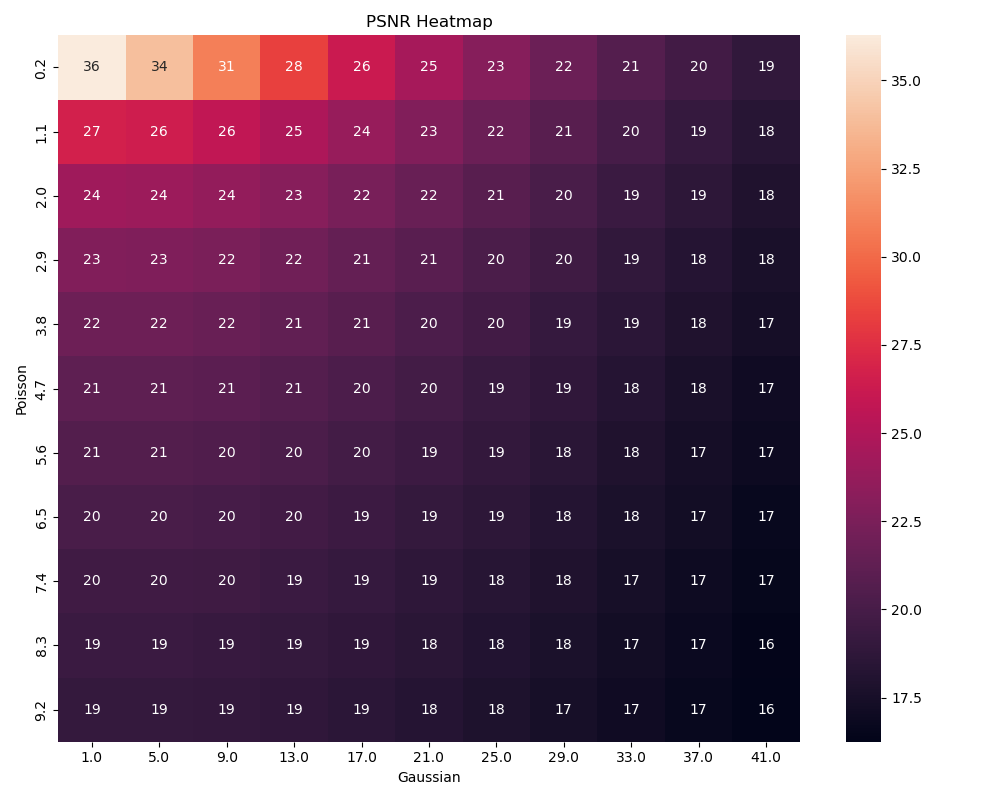
#> input picture Masters Thesis/figs/ch4figs/metric_analysis/raw_samples/noise/PSNR_CCCP_1C=1.png, 1000 x 800 px
$ python -i AutoHysteresis.py   (imports and definitions only)
#> lines starting #> are read from the running program, lines starting #| are printed output that depends on the picture
### knee_locator.py
import numpy as np
from scipy import interpolate
from scipy.signal import argrelextrema
import warnings
from typing import Tuple, Optional, Iterable

VALID_CURVE = ["convex", "concave"]
VALID_DIRECTION = ["increasing", "decreasing"]
#This file is merely a copy of the knee_locator file from https://github.com/arvkevi/kneed/blob/master/kneed/knee_locator.py
#This is copied as conda was being difficult with installing the package and this is merely to test if this package is viable as an option

class KneeLocator(object):
    """
    Once instantiated, this class attempts to find the point of maximum
    curvature on a line. The knee is accessible via the `.knee` attribute.
    :param x: x values.
    :type x: array-like
    :param y: y values.
    :type y: array-like
    :param S: Sensitivity, original paper suggests default of 1.0
    :type S: float
    :param curve: If 'concave', algorithm will detect knees. If 'convex', it
        will detect elbows.
    :type curve: str
    :param direction: one of {"increasing", "decreasing"}
    :type direction: str
    :param interp_method: one of {"interp1d", "polynomial"}
    :type interp_method: str
    :param online: kneed will correct old knee points if True, will return first knee if False
    :type online: bool
    :param polynomial_degree: The degree of the fitting polynomial. Only used when interp_method="polynomial". This argument is passed to numpy polyfit `deg` parameter.
    :type polynomial_degree: int
    """

    def __init__(
        self,
        x: Iterable[float],
        y: Iterable[float],
        S: float = 1.0,
        curve: str = "concave",
        direction: str = "increasing",
        interp_method: str = "interp1d",
        online: bool = False,
        polynomial_degree: int = 7,
    ):
        """
        :ivar x: x values.
        :vartype x: array-like
        :ivar y: y values.
        :vartype y: array-like
        :ivar S: Sensitivity, original paper suggests default of 1.0
        :vartype S: integer
        :ivar curve: If 'concave', algorithm will detect knees. If 'convex', it
            will detect elbows.
        :vartype curve: str
        :ivar direction: one of {"increasing", "decreasing"}
        :vartype direction: str
        :ivar interp_method: one of {"interp1d", "polynomial"}
        :vartype interp_method: str
        :ivar online: kneed will correct old knee points if True, will return first knee if False
        :vartype online: str
        :ivar polynomial_degree: The degree of the fitting polynomial. Only used when interp_method="polynomial". This argument is passed to numpy polyfit `deg` parameter.
        :vartype polynomial_degree: int
        :ivar N: The number of `x` values in the
        :vartype N: integer
        :ivar all_knees: A set containing all the x values of the identified knee points.
        :vartype all_knees: set
        :ivar all_norm_knees: A set containing all the normalized x values of the identified knee points.
        :vartype all_norm_knees: set
        :ivar all_knees_y: A list containing all the y values of the identified knee points.
        :vartype all_knees_y: list
        :ivar all_norm_knees_y: A list containing all the normalized y values of the identified knee points.
        :vartype all_norm_knees_y: list
        :ivar Ds_y: The y values from the fitted spline.
        :vartype Ds_y: numpy array
        :ivar x_normalized: The normalized x values.
        :vartype x_normalized: numpy array
        :ivar y_normalized: The normalized y values.
        :vartype y_normalized: numpy array
        :ivar x_difference: The x values of the difference curve.
        :vartype x_difference: numpy array
        :ivar y_difference: The y values of the difference curve.
        :vartype y_difference: numpy array
        :ivar maxima_indices: The indices of each of the maxima on the difference curve.
        :vartype maxima_indices: numpy array
        :ivar maxima_indices: The indices of each of the maxima on the difference curve.
        :vartype maxima_indices: numpy array
        :ivar x_difference_maxima: The x values from the difference curve where the local maxima are located.
        :vartype x_difference_maxima: numpy array
        :ivar y_difference_maxima: The y values from the difference curve where the local maxima are located.
        :vartype y_difference_maxima: numpy array
        :ivar minima_indices: The indices of each of the minima on the difference curve.
        :vartype minima_indices: numpy array
        :ivar minima_indices: The indices of each of the minima on the difference curve.
        :vartype maxima_indices: numpy array
        :ivar x_difference_minima: The x values from the difference curve where the local minima are located.
        :vartype x_difference_minima: numpy array
        :ivar y_difference_minima: The y values from the difference curve where the local minima are located.
        :vartype y_difference_minima: numpy array
        :ivar Tmx: The y values that correspond to the thresholds on the difference curve for determining the knee point.
        :vartype Tmx: numpy array
        :ivar knee: The x value of the knee point.
        :vartype knee: float
        :ivar knee_y: The y value of the knee point.
        :vartype knee_y: float
        :ivar norm_knee: The normalized x value of the knee point.
        :vartype norm_knee: float
        :ivar norm_knee_y: The normalized y value of the knee point.
        :vartype norm_knee_y: float
        :ivar all_knees: The x values of all the identified knee points.
        :vartype all_knees: set
        :ivar all_knees_y: The y values of all the identified knee points.
        :vartype all_knees: set
        :ivar all_norm_knees: The normalized x values of all the identified knee points.
        :vartype all_norm_knees: set
        :ivar all_norm_knees_y: The normalized y values of all the identified knee points.
        :vartype all_norm_knees: set
        :ivar elbow: The x value of the elbow point (elbow and knee are interchangeable).
        :vartype elbow: float
        :ivar elbow_y: The y value of the knee point (elbow and knee are interchangeable).
        :vartype elbow_y: float
        :ivar norm_elbow: The normalized x value of the knee point (elbow and knee are interchangeable).
        :vartype norm_knee: float
        :ivar norm_elbow_y: The normalized y value of the knee point (elbow and knee are interchangeable).
        :vartype norm_elbow_y: float
        :ivar all_elbows: The x values of all the identified knee points (elbow and knee are interchangeable).
        :vartype all_elbows: set
        :ivar all_elbows_y: The y values of all the identified knee points (elbow and knee are interchangeable).
        :vartype all_elbows: set
        :ivar all_norm_elbows: The normalized x values of all the identified knee points (elbow and knee are interchangeable).
        :vartype all_norm_elbows: set
        :ivar all_norm_elbowss_y: The normalized y values of all the identified knee points (elbow and knee are interchangeable).
        :vartype all_norm_elbows: set
        """
        # Step 0: Raw Input
        self.x = np.array(x)
        self.y = np.array(y)
        self.curve = curve
        self.direction = direction
        self.N = len(self.x)
        self.S = S
        self.all_knees = set()
        self.all_norm_knees = set()
        self.all_knees_y = []
        self.all_norm_knees_y = []
        self.online = online
        self.polynomial_degree = polynomial_degree

        # I'm implementing Look Before You Leap (LBYL) validation for direction
        # and curve arguments. This is not preferred in Python. The motivation
        # is that the logic inside the conditional once y_difference[j] is less
        # than threshold in find_knee() could have been evaluated improperly if
        # they weren't one of convex, concave, increasing, or decreasing,
        # respectively.
        valid_curve = self.curve in VALID_CURVE
        valid_direction = self.direction in VALID_DIRECTION
        if not all((valid_curve, valid_direction)):
            raise ValueError(
                "Please check that the curve and direction arguments are valid."
            )

        # Step 1: fit a smooth line
        if interp_method == "interp1d":
            uspline = interpolate.interp1d(self.x, self.y)
            self.Ds_y = uspline(self.x)
        elif interp_method == "polynomial":
            p = np.poly1d(np.polyfit(x, y, self.polynomial_degree))
            self.Ds_y = p(x)
        else:
            raise ValueError(
                "{} is an invalid interp_method parameter, use either 'interp1d' or 'polynomial'".format(
                    interp_method
                )
            )

        # Step 2: normalize values
        self.x_normalized = self.__normalize(self.x)
        self.y_normalized = self.__normalize(self.Ds_y)

        # Step 3: Calculate the Difference curve
        self.y_normalized = self.transform_y(
            self.y_normalized, self.direction, self.curve
        )
        # normalized difference curve
        self.y_difference = self.y_normalized - self.x_normalized
        self.x_difference = self.x_normalized.copy()

        # Step 4: Identify local maxima/minima
        # local maxima
        self.maxima_indices = argrelextrema(self.y_difference, np.greater_equal)[0]
        self.x_difference_maxima = self.x_difference[self.maxima_indices]
        self.y_difference_maxima = self.y_difference[self.maxima_indices]

        # local minima
        self.minima_indices = argrelextrema(self.y_difference, np.less_equal)[0]
        self.x_difference_minima = self.x_difference[self.minima_indices]
        self.y_difference_minima = self.y_difference[self.minima_indices]

        # Step 5: Calculate thresholds
        self.Tmx = self.y_difference_maxima - (
            self.S * np.abs(np.diff(self.x_normalized).mean())
        )

        # Step 6: find knee
        self.knee, self.norm_knee = self.find_knee()

        # Step 7: If we have a knee, extract data about it
        self.knee_y = self.norm_knee_y = None
        if self.knee:
            self.knee_y = self.y[self.x == self.knee][0]
            self.norm_knee_y = self.y_normalized[self.x_normalized == self.norm_knee][0]

    @staticmethod
    def __normalize(a: Iterable[float]) -> Iterable[float]:
        """normalize an array
        :param a: The array to normalize
        """
        return (a - min(a)) / (max(a) - min(a))

    @staticmethod
    def transform_y(y: Iterable[float], direction: str, curve: str) -> float:
        """transform y to concave, increasing based on given direction and curve"""
        # convert elbows to knees
        if direction == "decreasing":
            if curve == "concave":
                y = np.flip(y)
            elif curve == "convex":
                y = y.max() - y
        elif direction == "increasing" and curve == "convex":
            y = np.flip(y.max() - y)

        return y

    def find_knee(self,):
        """This function is called when KneeLocator is instantiated. It identifies the knee value and sets the instance attributes."""
        if not self.maxima_indices.size:
            warnings.warn(
                "No local maxima found in the difference curve\n"
                "The line is probably not polynomial, try plotting\n"
                "the difference curve with plt.plot(knee.x_difference, knee.y_difference)\n"
                "Also check that you aren't mistakenly setting the curve argument",
                RuntimeWarning,
            )
            return None, None
        # placeholder for which threshold region i is located in.
        maxima_threshold_index = 0
        minima_threshold_index = 0
        traversed_maxima = False
        # traverse the difference curve
        for i, x in enumerate(self.x_difference):
            # skip points on the curve before the the first local maxima
            if i < self.maxima_indices[0]:
                continue

            j = i + 1

            # reached the end of the curve
            if x == 1.0:
                break

            # if we're at a local max, increment the maxima threshold index and continue
            if (self.maxima_indices == i).any():
                threshold = self.Tmx[maxima_threshold_index]
                threshold_index = i
                maxima_threshold_index += 1
            # values in difference curve are at or after a local minimum
            if (self.minima_indices == i).any():
                threshold = 0.0
                minima_threshold_index += 1

            if self.y_difference[j] < threshold:
                if self.curve == "convex":
                    if self.direction == "decreasing":
                        knee = self.x[threshold_index]
                        norm_knee = self.x_normalized[threshold_index]
                    else:
                        knee = self.x[-(threshold_index + 1)]
                        norm_knee = self.x_normalized[threshold_index]

                elif self.curve == "concave":
                    if self.direction == "decreasing":
                        knee = self.x[-(threshold_index + 1)]
                        norm_knee = self.x_normalized[threshold_index]
                    else:
                        knee = self.x[threshold_index]
                        norm_knee = self.x_normalized[threshold_index]

                # add the y value at the knee
                y_at_knee = self.y[self.x == knee][0]
                y_norm_at_knee = self.y_normalized[self.x_normalized == norm_knee][0]
                if knee not in self.all_knees:
                    self.all_knees_y.append(y_at_knee)
                    self.all_norm_knees_y.append(y_norm_at_knee)

                # now add the knee
                self.all_knees.add(knee)
                self.all_norm_knees.add(norm_knee)

                # if detecting in offline mode, return the first knee found
                if self.online is False:
                    return knee, norm_knee

        if self.all_knees == set():
            warnings.warn("No knee/elbow found")
            return None, None

        return knee, norm_knee

    # [50 lines left out: functions plot_knee_normalized, plot_knee, not called in this run]

    # Niceties for users working with elbows rather than knees
    @property
    def elbow(self):
        return self.knee

    @property
    def norm_elbow(self):
        return self.norm_knee

    @property
    def elbow_y(self):
        return self.knee_y

    @property
    def norm_elbow_y(self):
        return self.norm_knee_y

    @property
    def all_elbows(self):
        return self.all_knees

    @property
    def all_norm_elbows(self):
        return self.all_norm_knees

    @property
    def all_elbows_y(self):
        return self.all_knees_y

    @property
    def all_norm_elbows_y(self):
        return self.all_norm_knees_y

### legacy_code/AutoHysteresis.py
from os import listdir
from os.path import isfile, join, exists

import time
import pandas as pd
import math
from sklearn.metrics import mean_absolute_error
from skimage import data, io
from skimage.filters import apply_hysteresis_threshold, threshold_multiotsu, threshold_otsu
from skimage.exposure import histogram, equalize_hist, equalize_adapthist, rescale_intensity
import matplotlib.pyplot as plt
from skimage.metrics import mean_squared_error as mse
from sklearn.metrics import mean_squared_error
from skimage.metrics import structural_similarity as ssim
import cv2
import numpy as np
from knee_locator import KneeLocator
from matplotlib.widgets import Slider
from sklearn.metrics import mean_absolute_error
import sample_checker

manual_Hysteresis = {"CCCP_1C=0.tif": [[0.1, 0.408], [0.1, 0.25]], "CCCP_1C=1.tif": [[0.116, 0.373], [0.09, 0.22]],"CCCP_2C=0.tif": [[0.107, 0.293], [0.09, 0.2]], "CCCP_2C=1.tif": [[0.09, 0.372], [0.08, 0.15]],"CCCP+Baf_2C=0.tif": [[0.093, 0.279], [0.1, 0.17]], "CCCP+Baf_2C=1.tif": [[0.098, 0.39], [0.1, 0.35]],"Con_1C=0.tif": [[0.197, 0.559], [0.14, 0.18]], "Con_1C=2.tif": [[0.168, 0.308], [0.11, 0.2]],"Con_2C=0.tif": [[0.219, 0.566], [0.19, 0.31]], "Con_2C=2.tif": [[0.137, 0.363], [0.13, 0.23]],"HML+C+B_2C=0.tif": [[0.102, 0.55], [0.14, 0.31]], "HML+C+B_2C=1.tif": [[0.09, 0.253], [0.09, 0.18]],"HML+C+B_2C=2.tif": [[0.114, 0.477], [0.11, 0.31]], "LML+C+B_1C=0.tif": [[0.09, 0.152], [0.05, 0.1]],"LML+C+B_1C=1.tif": [[0.102, 0.232], [0.07, 0.15]], "LML+C+B_1C=2.tif": [[0.034, 0.097], [0.024, 0.1]]}

# [202 lines left out: functions test_saved_images, testing, save_hist, not called in this run]

def get_high(low, ratio):
    return (255 - (255 - low)/ratio)

# [238 lines left out: functions parameter_thresholder, iterate_high, histogram_density, check_neighbouring_voxels, calculate_high_threshold, fixed_intensity_steps and 2 more, not called in this run]

def hist_compare(img):
    kernel_size = np.array([img.shape[dim] // 8 for dim in range(img.ndim)])
    kernel_size[0] = img.shape[0]
    adapt_img = equalize_adapthist(img, kernel_size)
    equal_img = equalize_hist(img)
    p2, p98 = np.percentile(img, (2, 98))
    stretched_img = rescale_intensity(img, in_range=(p2, p98))
    adapt_hist = {}
    equal_hist = {}
    normal_hist = {}
    stretched_hist = {}

    adapt_hist[0], adapt_hist[1] = histogram(adapt_img, nbins=256)
    equal_hist[0], equal_hist[1] = histogram(equal_img, nbins=256)
    normal_hist[0], normal_hist[1] = histogram(img, nbins=256)
    stretched_hist[0], stretched_hist[1] = histogram(stretched_img, nbins=256)

    fig, (ax1, ax2, ax3, ax4) = plt.subplots(4)
    fig.suptitle('Histogram comparisons')

    adapt_line = testing_knee(adapt_img)
    equal_line = testing_knee(equal_img)
    normal_line = testing_knee(img)

    ax1.axvline(adapt_line, 0, 1, label='Adaptive', color="blue")
    ax2.axvline(equal_line, 0, 1, label='Equal', color="green")
    ax3.axvline(normal_line, 0, 1, label='Normal', color="red")
    print("Adaptive: ", adapt_line, " Equal: ", equal_line, " Normal: ", normal_line)

    adapt_hist[1] = np.where(adapt_hist[1][1:] != 0, np.log10(adapt_hist[1][1:]), 0)
    equal_hist[1] = np.where(equal_hist[1][1:] != 0, np.log10(equal_hist[1][1:]), 0)
    normal_hist[1] = np.where(normal_hist[1][1:] != 0, np.log10(normal_hist[1][1:]), 0)
    stretched_hist[1] = stretched_hist[1][1:]

    adapt_hist[0] = adapt_hist[0][1:]*256
    equal_hist[0] = equal_hist[0][1:]*256
    normal_hist[0] = normal_hist[0][1:]
    stretched_hist[0] = stretched_hist[0][1:]

    ax1.plot(adapt_hist[1], adapt_hist[0], color="black")
    ax2.plot(equal_hist[1], equal_hist[0], color="black")
    ax3.plot(normal_hist[1], normal_hist[0], color="black")
    ax4.plot(stretched_hist[1], stretched_hist[0], color="black")
    plt.tight_layout()
    plt.show()


# [23 lines left out: function hist_average, not called in this run]

def testing_knee(img, cutoff = 1, log_hist=False):
    print("Histogram for knee")
    counts, centers = histogram(img, nbins=256)
    counts = counts[cutoff:]
    #print("Final Counts: ", counts[-20:-1])
    if log_hist:
        counts = np.where(counts != 0, np.log10(counts), 0)
    centers = centers[cutoff:]
    #print(centers.shape)
    '''plt.figure(figsize=(6, 6))
    plt.plot(centers, counts, color='black')
    plt.xlabel("Intensity")
    plt.ylabel("Count")
    plt.title("Histogram")
    plt.tight_layout()
    plt.show()'''

    locator = KneeLocator(x=centers, y=counts, curve="convex", direction="decreasing")
    print("Norm Knee", locator.norm_knee*255)
    print("Standard Knee", locator.knee)
    knee = int(locator.knee)
    # [6 lines of commented-out code are left out]

    return knee

# [223 lines left out: functions image_compare, main, image_MAE, hist_threshold_differences, image_average, adaptive_threshold_stack and 2 more, not called in this run]
        # NB!!!!!!! Need to Try catch and fix dimensions for FiJi (time + z combined!!)


def hysteresis_thresholding_stack(stack, low=0.25, high=0.7): #Also from Rensu
    return apply_hysteresis_threshold(stack, low, high)

# [159 lines left out: functions determine_hysteresis_thresholds, detectElbows, elbowGradientCheck, preview_hysteresis_high, not called in this run]


# [5 lines not run here, left out]
    #image_compare()
    #test_saved_images("Overlayed")

>>> import cv2
>>> picture = cv2.imread('../Masters Thesis/figs/ch4figs/metric_analysis/raw_samples/noise/PSNR_CCCP_1C=1.png', cv2.IMREAD_GRAYSCALE)
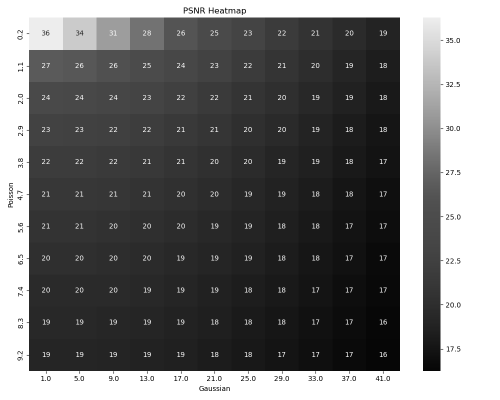
#> picture: shape (800, 1000) (shown at 1/2 size); min 0, max 255, mean 114
>>> result = hist_compare(picture)
#> in hist_compare, `adapt_img = equalize_adapthist(img, kernel_size)`:
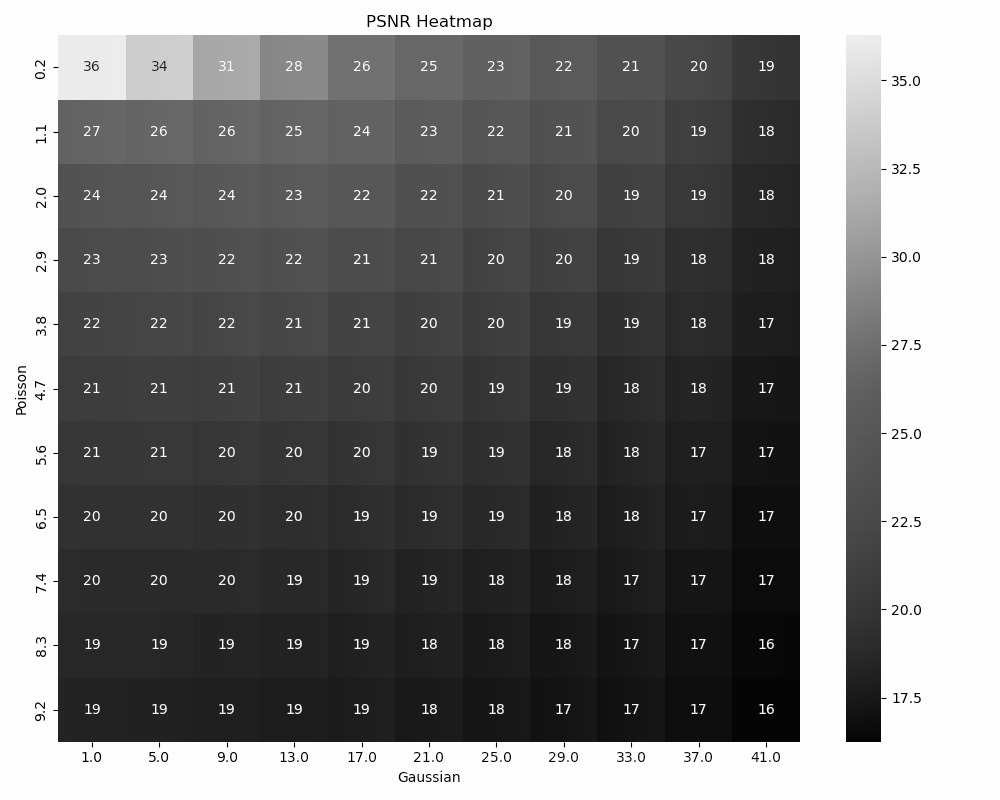
#> adapt_img: shape (800, 1000) float64; min 0, max 1, mean 0.477
#> in hist_compare, `p2, p98 = np.percentile(img, (2, 98))`: p2 = 10; p98 = 255
#> (the rest of the program and of its run is left out)
